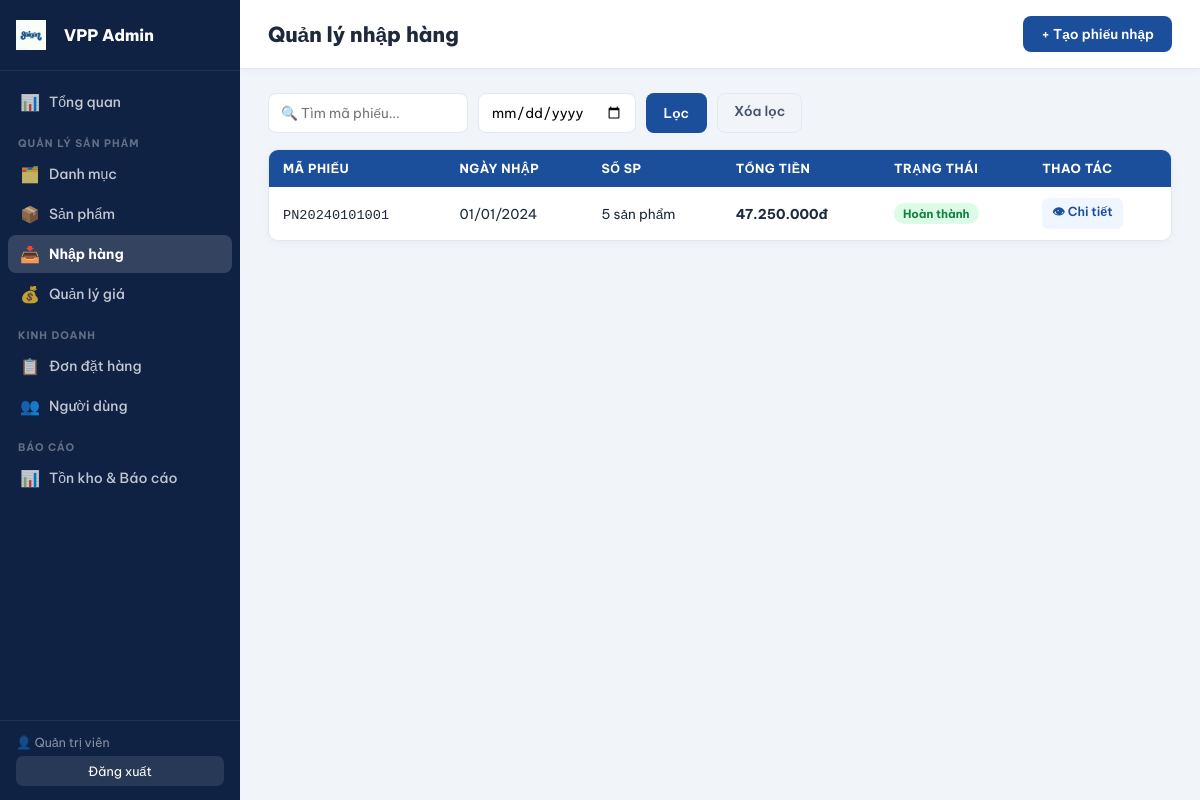
Page /admin/nhap-hang.php (signed in) on the committed database.
### tables this page shows
CREATE TABLE IF NOT EXISTS phieu_nhap (
    id         INT AUTO_INCREMENT PRIMARY KEY,
    ma_phieu   VARCHAR(30) NOT NULL UNIQUE,
    ngay_nhap  DATE NOT NULL,
    ghi_chu    TEXT,
    trang_thai ENUM('nhap','hoan_thanh') NOT NULL DEFAULT 'nhap',
    tong_tien  DECIMAL(15,2) NOT NULL DEFAULT 0,
    nguoi_tao  INT,
    created_at DATETIME DEFAULT CURRENT_TIMESTAMP,
    updated_at DATETIME DEFAULT CURRENT_TIMESTAMP ON UPDATE CURRENT_TIMESTAMP,
    FOREIGN KEY (nguoi_tao) REFERENCES nguoi_dung(id)
);

### includes/config.php (called while the page is built, shortened)
<?php
function formatGia($so) {
    return number_format((float)$so, 0, ',', '.') . 'đ';
}
?>

### admin/nhap-hang.php (the view, shortened to what this page needs)
<?php
require_once '../includes/config.php';
$q    = trim($_GET['q'] ?? '');
$date = trim($_GET['date'] ?? '');
$where = '1=1';
$phieu_list = $conn->query("SELECT p.*, COUNT(c.id) as so_sp, SUM(c.so_luong*c.gia_nhap) as tong FROM phieu_nhap p LEFT JOIN chi_tiet_nhap c ON c.phieu_nhap_id=p.id WHERE $where GROUP BY p.id ORDER BY p.created_at DESC")->fetch_all(MYSQLI_ASSOC);
$topbar_actions = '<a href="them-phieu-nhap.php" class="btn-admin-primary">+ Tạo phiếu nhập</a>';
include 'includes/header.php';
?>
<div class="page-toolbar">
  <form method="GET" style="display:flex;gap:10px;flex-wrap:wrap">
    <input type="text" name="q" class="admin-search" placeholder="🔍 Tìm mã phiếu..." value="<?= htmlspecialchars($q) ?>">
    <input type="date" name="date" class="admin-input" value="<?= htmlspecialchars($date) ?>">
    <button type="submit" class="btn-admin-primary">Lọc</button>
    <a href="nhap-hang.php" class="btn-admin-secondary">Xóa lọc</a>
  </form>
</div>
<div class="table-wrap">
  <table class="admin-table">
    <thead><tr><th>Mã phiếu</th><th>Ngày nhập</th><th>Số SP</th><th>Tổng tiền</th><th>Trạng thái</th><th>Thao tác</th></tr></thead>
    <tbody>
    <?php if (empty($phieu_list)): ?>
      <tr><td colspan="6" style="text-align:center;padding:32px;color:#94a3b8">Chưa có phiếu nhập</td></tr>
    <?php else: ?>
      <?php foreach ($phieu_list as $p): ?>
      <tr>
        <td><code><?= htmlspecialchars($p['ma_phieu']) ?></code></td>
        <td><?= date('d/m/Y', strtotime($p['ngay_nhap'])) ?></td>
        <td><?= $p['so_sp'] ?> sản phẩm</td>
        <td style="font-weight:700"><?= formatGia($p['tong'] ?? 0) ?></td>
        <td><span class="badge badge-<?= $p['trang_thai']==='hoan_thanh'?'delivered':'draft' ?>"><?= $p['trang_thai']==='hoan_thanh'?'Hoàn thành':'Nháp' ?></span></td>
        <td class="actions-cell">
          <a href="xem-phieu-nhap.php?id=<?= $p['id'] ?>" class="btn-edit-sm">👁 Chi tiết</a>
        </td>
      </tr>
      <?php endforeach; ?>
    <?php endif; ?>
    </tbody>
  </table>
</div>
<?php include 'includes/footer.php'; ?>

### assets/css/admin.css (style rules this page uses)
:root { --blue:#1B4F9B;--blue-dark:#153d7a;--blue-pale:#e8f0fc;--sidebar-bg:#0f2244;--bg:#f1f5f9;--surface:#fff;--text:#1e293b;--text2:#475569;--muted:#94a3b8;--border:#e2e8f0;--radius:10px; }
* { margin:0;padding:0;box-sizing:border-box; }
body { font-family:'Be Vietnam Pro',sans-serif;background:var(--bg);color:var(--text); }
a { text-decoration:none;color:inherit; }
.btn-admin-primary { background:var(--blue);color:#fff;border:none;padding:9px 18px;border-radius:8px;cursor:pointer;font-weight:600;font-size:.85rem;transition:all .2s;font-family:'Be Vietnam Pro',sans-serif;text-decoration:none;display:inline-block; }
.btn-admin-secondary { background:var(--bg);color:var(--text2);border:1.5px solid var(--border);padding:8px 16px;border-radius:8px;cursor:pointer;font-weight:600;font-size:.85rem;font-family:'Be Vietnam Pro',sans-serif;display:inline-block;text-decoration:none; }
.btn-edit-sm { background:#eff6ff;color:var(--blue);border:none;padding:5px 10px;border-radius:6px;cursor:pointer;font-size:.78rem;font-weight:600;font-family:'Be Vietnam Pro',sans-serif;text-decoration:none;display:inline-block; }
.page-toolbar { display:flex;gap:10px;align-items:center;margin-bottom:16px;flex-wrap:wrap; }
.admin-search { padding:9px 12px;border:1.5px solid var(--border);border-radius:8px;font-size:.85rem;outline:none;font-family:'Be Vietnam Pro',sans-serif;min-width:200px;transition:border-color .2s; }
.admin-input { padding:9px 12px;border:1.5px solid var(--border);border-radius:8px;font-size:.85rem;outline:none;font-family:'Be Vietnam Pro',sans-serif; }
.table-wrap { overflow-x:auto;border-radius:var(--radius);border:1px solid var(--border);box-shadow:0 2px 8px rgba(0,0,0,.04); }
.admin-table { width:100%;border-collapse:collapse;background:#fff; }
.admin-table thead tr { background:var(--blue);color:#fff; }
.admin-table th { padding:11px 14px;text-align:left;font-size:.78rem;font-weight:700;text-transform:uppercase;letter-spacing:.04em;white-space:nowrap; }
.admin-table td { padding:11px 14px;border-bottom:1px solid var(--border);font-size:.85rem;vertical-align:middle; }
.admin-table tbody tr:last-child td { border-bottom:none; }
.badge { display:inline-block;padding:3px 9px;border-radius:20px;font-size:.72rem;font-weight:700; }
.badge-delivered { background:#dcfce7;color:#15803d; }
.actions-cell { display:flex;gap:6px;flex-wrap:wrap; }

### rows in the picture
phieu_nhap: ma_phieu "PN20240101001", ngay_nhap "01/01/2024", so_sp "5", tong "47.250.000đ", trang_thai "Hoàn thành"

### other values in the picture
$_SESSION['admin_name'] "Quản trị viên"
$page_title "Quản lý nhập hàng"
